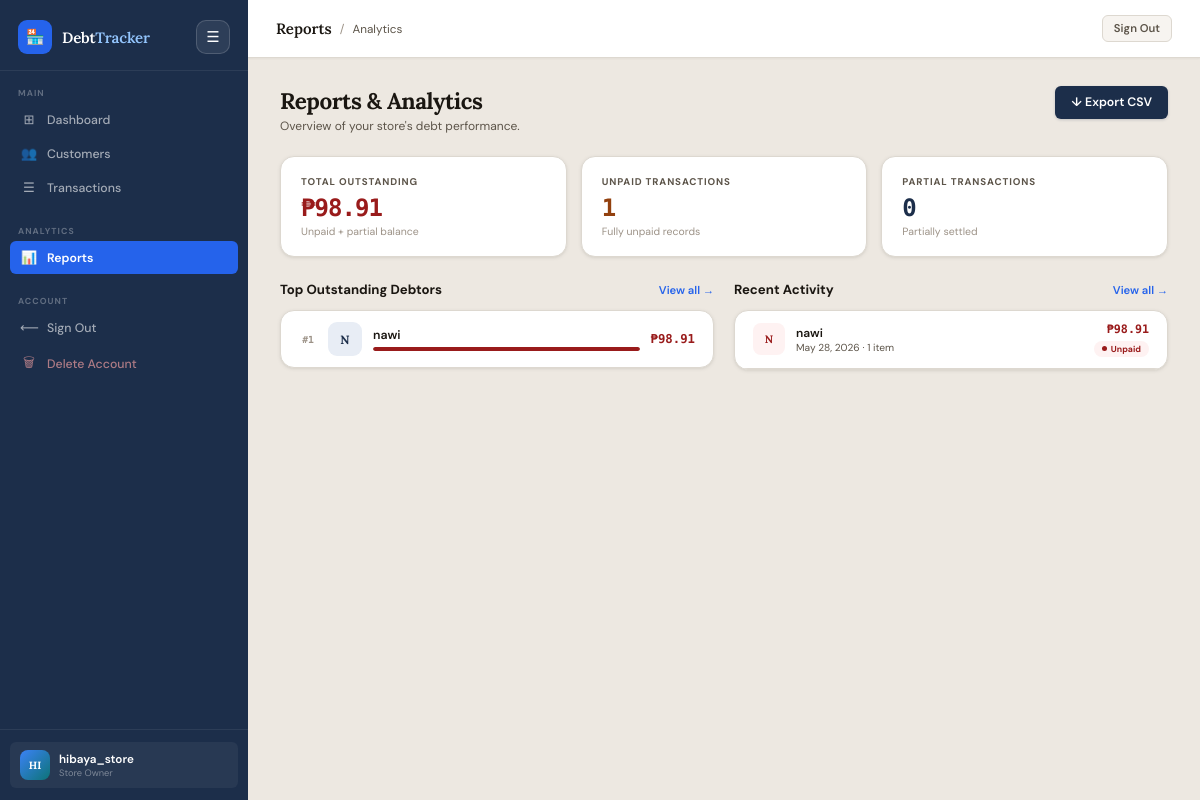
The app's page /reports/ (signed in) with its own data.
### tracker/models.py (models this page shows, shortened)
class Customer(models.Model):
    owner = models.ForeignKey(User, on_delete=models.CASCADE, related_name='customers')
    name = models.CharField(max_length=100)
    phone = models.CharField(max_length=20, blank=True, null=True)
    notes = models.TextField(blank=True, null=True)
    created_at = models.DateTimeField(default=timezone.now)
    class Meta:
        ordering = ['name']
    def total_balance(self):
        total = Decimal('0')
        for txn in self.transactions.all():
            total += txn.remaining_balance()
        return total
    def is_high_debt(self):
        return self.total_balance() >= 500

class Transaction(models.Model):
    STATUS_CHOICES = [
        ('unpaid', 'Unpaid'),
        ('partial', 'Partially Paid'),
        ('paid', 'Fully Paid'),
    ]
    customer = models.ForeignKey(Customer, on_delete=models.CASCADE, related_name='transactions')
    date = models.DateField(default=timezone.now)
    time = models.TimeField(default=default_transaction_time)
    notes = models.TextField(blank=True, null=True)
    status = models.CharField(max_length=10, choices=STATUS_CHOICES, default='unpaid')
    promise_date = models.DateField(blank=True, null=True)
    promise_time = models.TimeField(blank=True, null=True)
    receipt_token = models.CharField(max_length=36, unique=True, blank=True)
    created_at = models.DateTimeField(auto_now_add=True)
    class Meta:
        ordering = ['-date', '-created_at']
    def total_amount(self):
        return sum(item.subtotal() for item in self.items.all()) or Decimal('0')
    def total_paid(self):
        result = self.payments.aggregate(models.Sum('amount'))['amount__sum']
        return result or Decimal('0')
    def remaining_balance(self):
        return self.total_amount() - self.total_paid()

class TransactionItem(models.Model):
    UNIT_CHOICES = [
        ('qty', 'Qty'),
        ('kg', 'Kg'),
    ]
    transaction = models.ForeignKey(Transaction, on_delete=models.CASCADE, related_name='items')
    item_name = models.CharField(max_length=200)
    quantity = models.DecimalField(max_digits=8, decimal_places=2, default=1)
    unit = models.CharField(max_length=3, choices=UNIT_CHOICES, default='qty')
    price = models.DecimalField(max_digits=10, decimal_places=2)
    def subtotal(self):
        return self.quantity * self.price

### tracker/views.py (the view)
# urls.py: path('reports/', views.reports, name='reports'),
@login_required
def reports(request):
    customers = list(Customer.objects.filter(owner=request.user))
    customers_by_debt = sorted(customers, key=lambda c: c.total_balance(), reverse=True)
    customers_with_debt = [c for c in customers_by_debt if c.total_balance() > 0]
    total_outstanding = sum(c.total_balance() for c in customers)
    total_unpaid_txns = Transaction.objects.filter(
        customer__owner=request.user, status='unpaid'
    ).count()
    total_partial_txns = Transaction.objects.filter(
        customer__owner=request.user, status='partial'
    ).count()
    recent_txns = Transaction.objects.filter(
        customer__owner=request.user
    ).select_related('customer').prefetch_related('items', 'payments').order_by('-created_at')[:10]
    context = {
        'customers_with_debt': customers_with_debt,
        'total_outstanding': total_outstanding,
        'total_unpaid_txns': total_unpaid_txns,
        'total_partial_txns': total_partial_txns,
        'recent_txns': recent_txns,
        'active_nav': 'reports',
    }
    return render(request, 'tracker/reports.html', context)

### tracker/templates/tracker/reports.html (shortened to what this page needs)
{% extends 'tracker/base.html' %}
{% block topbar_title %}Reports{% endblock %}
{% block page_subtitle %}Analytics{% endblock %}
{% block content %}
<div class="page-header">
  <div class="page-header-left">
    <h1>Reports & Analytics</h1>
    <p>Overview of your store's debt performance.</p>
  </div>
  <div class="page-header-right">
    <a href="{% url 'export_csv' %}" class="btn btn-primary">↓ Export CSV</a>
  </div>
</div>
<div class="report-grid">
  <div class="rstat">
    <div class="rstat-lbl">Total Outstanding</div>
    <div class="rstat-val danger">₱{{ total_outstanding|floatformat:2 }}</div>
    <div class="rstat-sub">Unpaid + partial balance</div>
  </div>
  <div class="rstat">
    <div class="rstat-lbl">Unpaid Transactions</div>
    <div class="rstat-val warning">{{ total_unpaid_txns }}</div>
    <div class="rstat-sub">Fully unpaid records</div>
  </div>
  <div class="rstat">
    <div class="rstat-lbl">Partial Transactions</div>
    <div class="rstat-val navy">{{ total_partial_txns }}</div>
    <div class="rstat-sub">Partially settled</div>
  </div>
</div>
<div class="two-col">
  <div>
    <div style="display:flex;align-items:center;justify-content:space-between;margin-bottom:12px;">
      <h3 style="font-size:0.88rem;font-weight:700;">Top Outstanding Debtors</h3>
      <a href="{% url 'customer_list' %}" class="back-link" style="font-size:0.75rem;">View all →</a>
    </div>
    <div class="card">
      {% if customers_with_debt %}
        {% with max_balance=customers_with_debt.0.total_balance %}
        {% for c in customers_with_debt %}
        <a href="{% url 'customer_detail' c.pk %}" class="debtor-row">
          <div class="rank-num">#{{ forloop.counter }}</div>
          <div class="avatar {% if c.is_high_debt %}high{% endif %}" style="width:34px;height:34px;font-size:0.8rem;border-radius:9px;{% if not c.is_high_debt %}background:var(--navy-light);color:var(--navy);{% endif %}">
            {{ c.name|slice:":1"|upper }}
          </div>
          <div class="dr-info">
            <div class="dr-name">{{ c.name }}</div>
            <div class="progress-mini">
              <div class="progress-mini-fill" style="width:{% widthratio c.total_balance max_balance 100 %}%;"></div>
            </div>
          </div>
          <div style="font-family:var(--mono);font-size:0.82rem;font-weight:700;color:var(--danger);flex-shrink:0;">
            ₱{{ c.total_balance|floatformat:2 }}
          </div>
        </a>
        {% endfor %}
        {% endwith %}
      {% else %}
      <div class="empty-state">
        <div class="empty-icon">🎉</div>
        <p>No outstanding debts!</p>
      </div>
      {% endif %}
    </div>
  </div>
  <div>
    <div style="display:flex;align-items:center;justify-content:space-between;margin-bottom:12px;">
      <h3 style="font-size:0.88rem;font-weight:700;">Recent Activity</h3>
      <a href="{% url 'transaction_list' %}" class="back-link" style="font-size:0.75rem;">View all →</a>
    </div>
    <div class="card">
      {% if recent_txns %}
      {% for txn in recent_txns %}
      <a href="{% url 'transaction_detail' txn.pk %}" style="display:flex;align-items:center;gap:11px;padding:11px 18px;border-bottom:1px solid var(--border);text-decoration:none;color:inherit;transition:background 0.1s;" class="debtor-row">
        <div class="avatar {% if txn.status == 'paid' %}paid{% elif txn.status == 'partial' %}partial{% else %}high{% endif %}" style="width:32px;height:32px;font-size:0.72rem;border-radius:8px;">
          {{ txn.customer.name|slice:":1"|upper }}
        </div>
        <div style="flex:1;min-width:0;">
          <div style="font-size:0.8rem;font-weight:600;">{{ txn.customer.name }}</div>
          <div style="font-size:0.68rem;color:var(--text-2);">{{ txn.date }} · {{ txn.items.count }} item{{ txn.items.count|pluralize }}</div>
        </div>
        <div style="text-align:right;flex-shrink:0;">
          <div style="font-family:var(--mono);font-size:0.78rem;font-weight:600;color:{% if txn.remaining_balance > 0 %}var(--danger){% else %}var(--success){% endif %};">
            ₱{{ txn.remaining_balance|floatformat:2 }}
          </div>
          {% if txn.status == 'paid' %}
            <span class="status-pill status-paid" style="font-size:0.58rem;">Paid</span>
          {% elif txn.status == 'partial' %}
            <span class="status-pill status-partial" style="font-size:0.58rem;">Partial</span>
          {% else %}
            <span class="status-pill status-unpaid" style="font-size:0.58rem;">Unpaid</span>
          {% endif %}
        </div>
      </a>
      {% endfor %}
      {% else %}
      <div class="empty-state">
        <div class="empty-icon">📋</div>
        <p>No transactions yet.</p>
      </div>
      {% endif %}
    </div>
  </div>
</div>
{% endblock %}

### tracker/templates/tracker/base.html (shortened to what this page needs)
<!DOCTYPE html>
<html lang="en">
<head>
</head>
<body>
  <aside class="sidebar" id="sidebar">
    <div class="sb-brand-wrap">
      <a href="{% url 'dashboard' %}" class="sb-brand">
        <div class="sb-logo">🏪</div>
        <div class="sb-name">Debt<span>Tracker</span></div>
      </a>
      <button type="button" class="sidebar-toggle" onclick="toggleSidebar()">☰</button>
    </div>
    <div class="sb-section">
      <div class="sb-section-label">Main</div>
      <a href="{% url 'dashboard' %}" class="sb-link {% if active_nav == 'dashboard' %}active{% endif %}"><span class="sb-icon">⊞</span> Dashboard</a>
      <a href="{% url 'customer_list' %}" class="sb-link {% if active_nav == 'customers' %}active{% endif %}"><span class="sb-icon">👥</span> Customers</a>
      <a href="{% url 'transaction_list' %}" class="sb-link "><span class="sb-icon">☰</span> Transactions</a>
    </div>
    <div class="sb-section">
      <div class="sb-section-label">Analytics</div>
      <a href="{% url 'reports' %}" class="sb-link {% if active_nav == 'reports' %}active{% endif %}"><span class="sb-icon">📊</span> Reports</a>
    </div>
    <div class="sb-section">
      <div class="sb-section-label">Account</div>
      <a href="{% url 'logout' %}" class="sb-link"><span class="sb-icon">⟵</span> Sign Out</a>
      <a href="{% url 'delete_account' %}" class="sb-link" style="color:rgba(252,165,165,0.65);"><span class="sb-icon">🗑</span> Delete Account</a>
    </div>
    <div class="sb-user">
      <div class="sb-user-inner">
        <div class="sb-avatar">{{ request.user.username|slice:":2"|upper }}</div>
        <div><div class="sb-uname">{{ request.user.username }}</div><div class="sb-urole">Store Owner</div></div>
      </div>
    </div>
  </aside>
  <div class="app-main">
    <header class="topbar">
      <div class="tb-left">
        <span class="tb-title">{% block topbar_title %}DebtTracker{% endblock %}</span>
        {% block topbar_sub %}<span class="tb-sep">/</span><span class="tb-sub">{% block page_subtitle %}{% endblock %}</span>{% endblock %}
      </div>
      <div class="tb-right">
        <a href="{% url 'logout' %}" class="btn btn-ghost btn-sm">Sign Out</a>
      </div>
    </header>
    <main class="page-content">{% block content %}{% endblock %}</main>
  </div>
</body>
</html>

### tracker/templates/tracker/reports.html (style rules this page uses)
.report-grid { display: grid; grid-template-columns: repeat(3, 1fr); gap: 14px; margin-bottom: 24px; }
.rstat { background: var(--surface); border: 1px solid var(--border); border-radius: var(--r-lg); padding: 18px 20px; box-shadow: var(--shadow-sm); }
.rstat-lbl { font-size: 0.65rem; font-weight: 700; text-transform: uppercase; letter-spacing: 0.09em; color: var(--text-2); margin-bottom: 8px; }
.rstat-val { font-size: 1.6rem; font-weight: 700; font-family: var(--mono); letter-spacing: -0.04em; color: var(--text); line-height: 1; }
.rstat-val.danger { color: var(--danger); }
.rstat-val.warning { color: var(--warning); }
.rstat-val.navy { color: var(--navy); }
.rstat-sub { font-size: 0.7rem; color: var(--text-3); margin-top: 5px; }
.two-col { display: grid; grid-template-columns: 1fr 1fr; gap: 20px; }
.rank-num { font-size: 0.65rem; font-weight: 700; color: var(--text-3); font-family: var(--mono); width: 18px; text-align: center; flex-shrink: 0; }
.debtor-row { display: flex; align-items: center; gap: 11px; padding: 11px 18px; border-bottom: 1px solid var(--border); text-decoration: none; color: inherit; transition: background 0.1s; }
.debtor-row:last-child { border-bottom: none; }
.dr-info { flex: 1; min-width: 0; }
.dr-name { font-size: 0.82rem; font-weight: 600; white-space: nowrap; overflow: hidden; text-overflow: ellipsis; }
.progress-mini { height: 4px; background: var(--border); border-radius: 2px; overflow: hidden; margin-top: 4px; }
.progress-mini-fill { height: 100%; background: var(--danger); border-radius: 2px; }

### records on screen
Customer: name "N", name "nawi", total_balance "98.91"
Transaction: customer.name "N", customer.name "nawi", date "May 28, 2026", items.count "1", remaining_balance "98.91", status "Unpaid"

### other values on screen
{{ request.user.username|slice:":2"|upper }} "HI"
{{ request.user.username }} "hibaya_store"
{{ total_outstanding|floatformat:2 }} "98.91"
{{ total_unpaid_txns }} "1"
{{ total_partial_txns }} "0"
